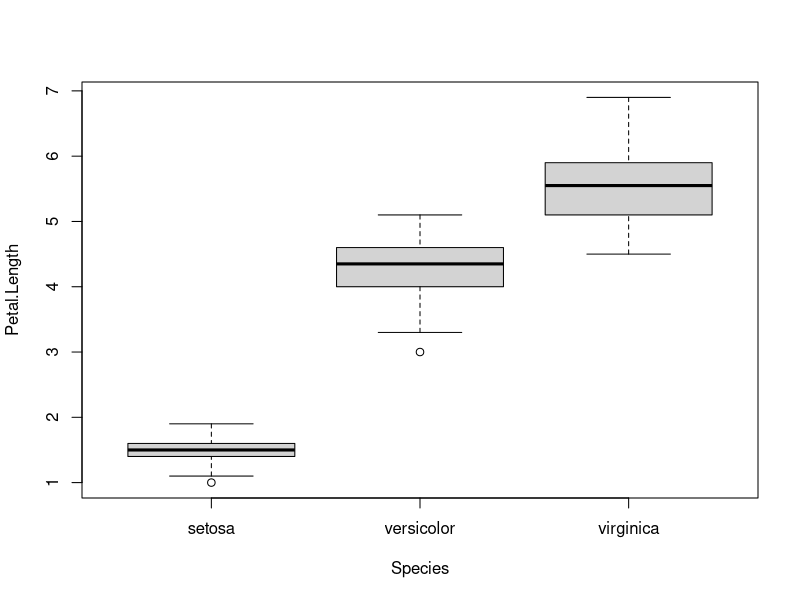
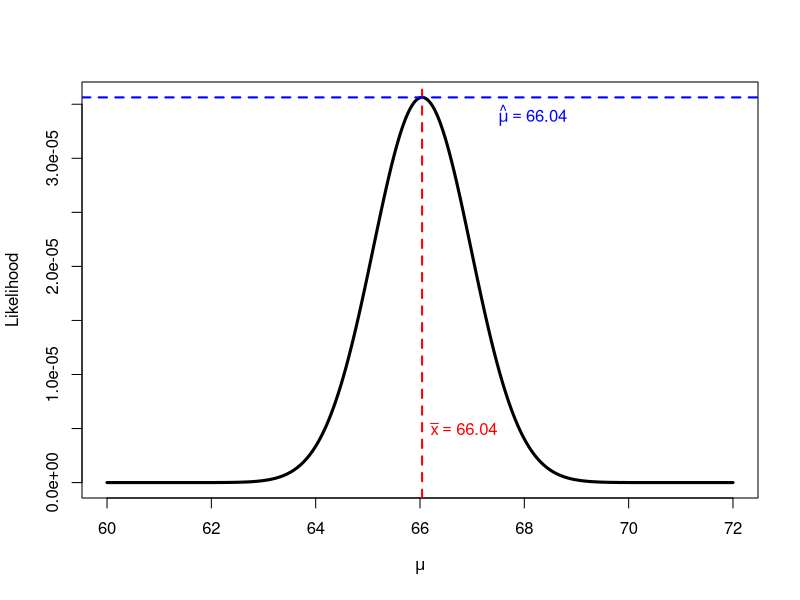
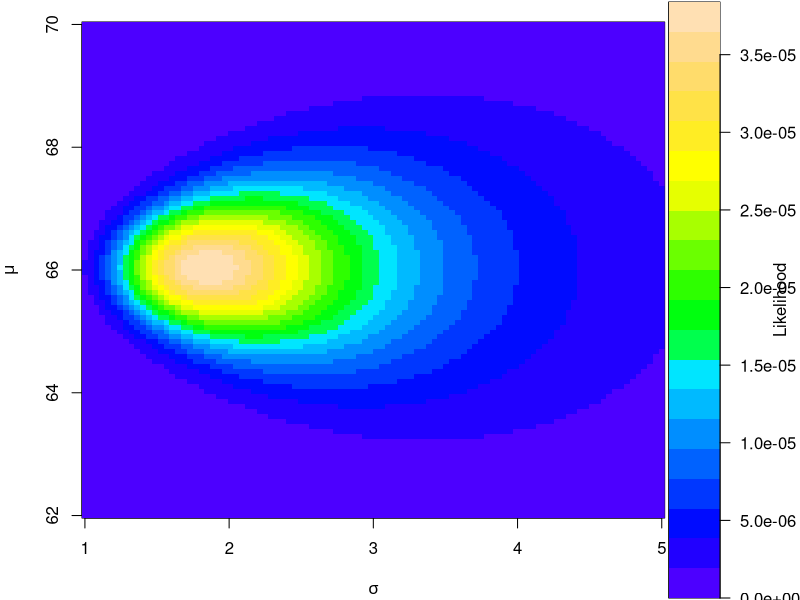
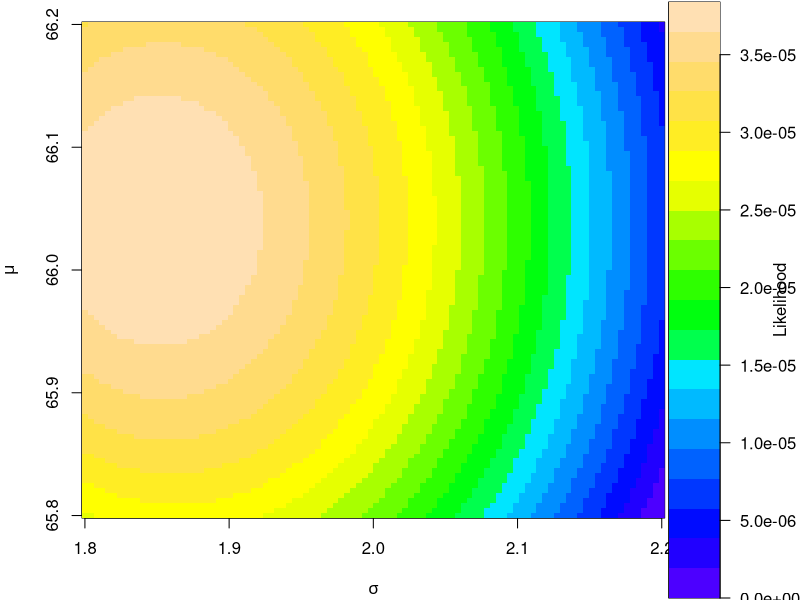
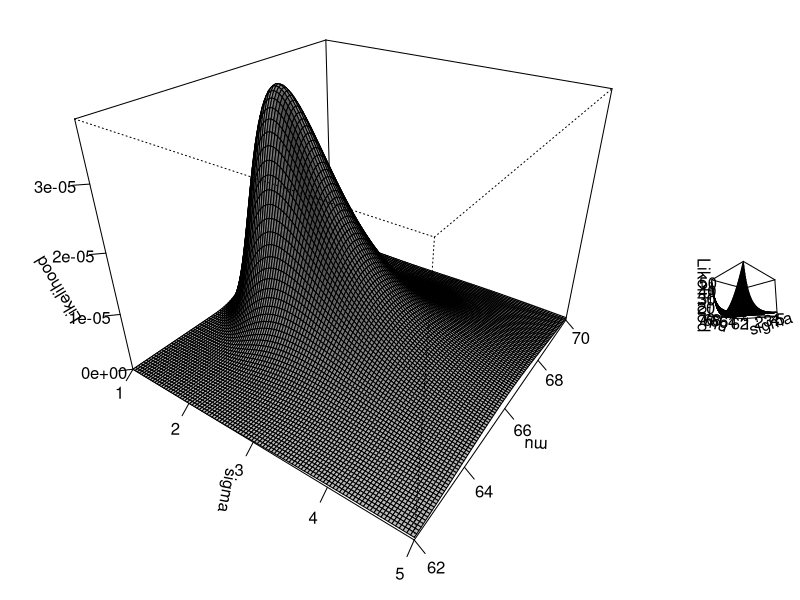

R code for these plots, in order:
## ---- chunk 1
#| fig-cap: "Variation in petal length among 3 species of *Iris*"
#| label: fig-iris1
boxplot(Petal.Length~Species, data=iris)
## ---- chunk 2
# estimate the sample mean of petal length
aggregate(Petal.Length~Species, data=iris, mean)
## ---- chunk 3
# calculate sample SD of petal length
aggregate(Petal.Length~Species, data=iris, sd)
## ---- chunk 4
mod1 <- aov(Petal.Length~Species, data=iris)
summary(mod1)
## ---- chunk 5
a <- c(63.6, 66.5, 64.2, 67.6, 68.3)
mean(a)
## ---- chunk 6
sd(a)
## ---- chunk 7
samp.sd <- 2.1
dnorm(a, mean=64, sd=samp.sd)
## ---- chunk 8
dnorm(a, mean=66, sd=samp.sd)
## ---- chunk 9
dnorm(a, mean=68, sd=samp.sd)
## ---- chunk 10
prod(dnorm(a, mean=64, sd=samp.sd))
## ---- chunk 11
prod(dnorm(a, mean=66, sd=samp.sd))
## ---- chunk 12
prod(dnorm(a, mean=68, sd=samp.sd))
## ---- chunk 13
#| fig.width: 8
#| fig.height: 7

# series of possible mu to test
test.mu <- seq(60, 72, by=0.01)

# number of possible mu
n <- length(test.mu)

# set up vector to hold likelihood
# function of each candidate mu
lik <- numeric(n)

# calculate likelihoods of mu's in a loop
for(i in 1:n){lik[i] <- prod(dnorm(a, test.mu[i], sd=samp.sd))}#i

# now plot the likelihood function vs. mu
plot(test.mu, lik, type="l", lwd=3,
     xlab=expression(mu),
     ylab="Likelihood")
abline(v=mean(a), lwd=2, lty=2, col="red")
text(66.2, 0.5e-5, expression(bar(x)==66.04), adj=0, col="red")
abline(h=lik[which.max(lik)], lty=2, lwd=2, col="blue")
text(67.5, 3.4e-5, expression(hat(mu)==66.04), adj=0, col="blue")
## ---- chunk 14
# range of population means to test
test.mu <- seq(62, 70, length=100)

# range of population SDs to test
test.sigma <- seq(1, 5, length=100)

# matrix to hold likelihood values
Lmat <- matrix(NA, nrow=100, ncol=100)

# fill LMat in a loop
for(i in 1:100){
  mu.i <- test.mu[i]
  for(j in 1:100){
    sigma.j <- test.sigma[j]
    Lmat[i,j] <- prod(dnorm(a, mean=mu.i, sd=sigma.j))
  }#j
}#i
## ---- chunk 15
#| fig-cap: "The likelihood surface of a model with 2 parameters, $mu$ and $sigma$ resulting from a wide parameter search space,  shown as a heatmap with `image()`."
#| label: fig-heat1


# make the heatmap

## sequence of breaks
brks <- seq(min(Lmat), max(Lmat), length=21)

## colors (length of brks - 1)
cols <- topo.colors(20)

# wide panel for plot, narrow panel for legend
layout(matrix(c(1, 2), nrow=1), widths=c(5, 1))

# likelihood surface
par(mar=c(4.1, 4.1, 1.1, 0.1))
image(x=test.sigma, y=test.mu, z=t(Lmat),
      breaks=brks, col=cols,
      xlab=expression(sigma),
      ylab=expression(mu))

# color legend
par(mar=c(0.1, 0.1, 0.1, 4))

image(
  x=1,
  y=brks,
  z=matrix(brks[-1], nrow=1),
  breaks=brks,
  col=cols,
  xaxt="n", yaxt="n",
  xlab="",
  ylab="Likelihood"
)
axis(4, las=1)
mtext("Likelihood", side=4, line=2.5)
## ---- chunk 16
#| fig-cap: "The likelihood surface of a model with 2 parameters, $mu$ and $sigma$, with a narrowed parameter search space, shhown as a heatmap with `image()`."
#| label: fig-heat2

# range of population means to test
test.mu2 <- seq(65.8, 66.2, length=100)

# range of population SDs to test
test.sigma2 <- seq(1.8, 2.2, length=100)

# matrix to hold likelihood values
Lmat2 <- matrix(NA, nrow=100, ncol=100)

# fill LMat in a loop
for(i in 1:100){
  mu.i <- test.mu2[i]
  for(j in 1:100){
    sigma.j <- test.sigma2[j]
    Lmat2[i,j] <- prod(dnorm(a, mean=mu.i, sd=sigma.j))
  }#j
}#i

# make the heatmap

## sequence of breaks
brks2 <- seq(min(Lmat2), max(Lmat2), length=21)

## colors (length of brks - 1)
cols <- topo.colors(20)

# wide panel for plot, narrow panel for legend
layout(matrix(c(1, 2), nrow=1), widths=c(5, 1))

# likelihood surface
par(mar=c(4.1, 4.1, 1.1, 0.1))
image(x=test.sigma2, y=test.mu2, z=t(Lmat2),
      breaks=brks2, col=cols,
      xlab=expression(sigma),
      ylab=expression(mu))

# color legend
par(mar=c(0.1, 0.1, 0.1, 4))

image(
  x=1,
  y=brks,
  z=matrix(brks2[-1], nrow=1),
  breaks=brks2,
  col=cols,
  xaxt="n", yaxt="n",
  xlab="",
  ylab="Likelihood"
)
axis(4, las=1)
mtext("Likelihood", side=4, line=2.5)
## ---- chunk 17
#| fig-cap: "The likelihood surface for a model with 2 parameters, $mu$ and $sigma$."
#| label: fig-surface1

par(mar=c(2,2,1,1))
persp(
  test.sigma, test.mu, t(Lmat),
  xlab=expression(sigma),
  ylab=expression(mu),
  zlab="Likelihood",
  theta=35,
  phi=30,
  expand=0.8,
  ticktype="detailed",
  shade=0.4
)
## ---- chunk 18
#| fig-cap: "The log-likelihood surface for a model with 2 parameters, $mu$ and $sigma$."
#| label: fig-surface2

NLL <- -1 * log(t(Lmat))
par(mar=c(2,2,1,1))
persp(
  test.sigma, test.mu, NLL,
  xlab=expression(sigma),
  ylab=expression(mu),
  zlab="Likelihood",
  theta=-45,
  phi=-10,
  expand=0.8,
  ticktype="detailed",
  shade=0.4
)
